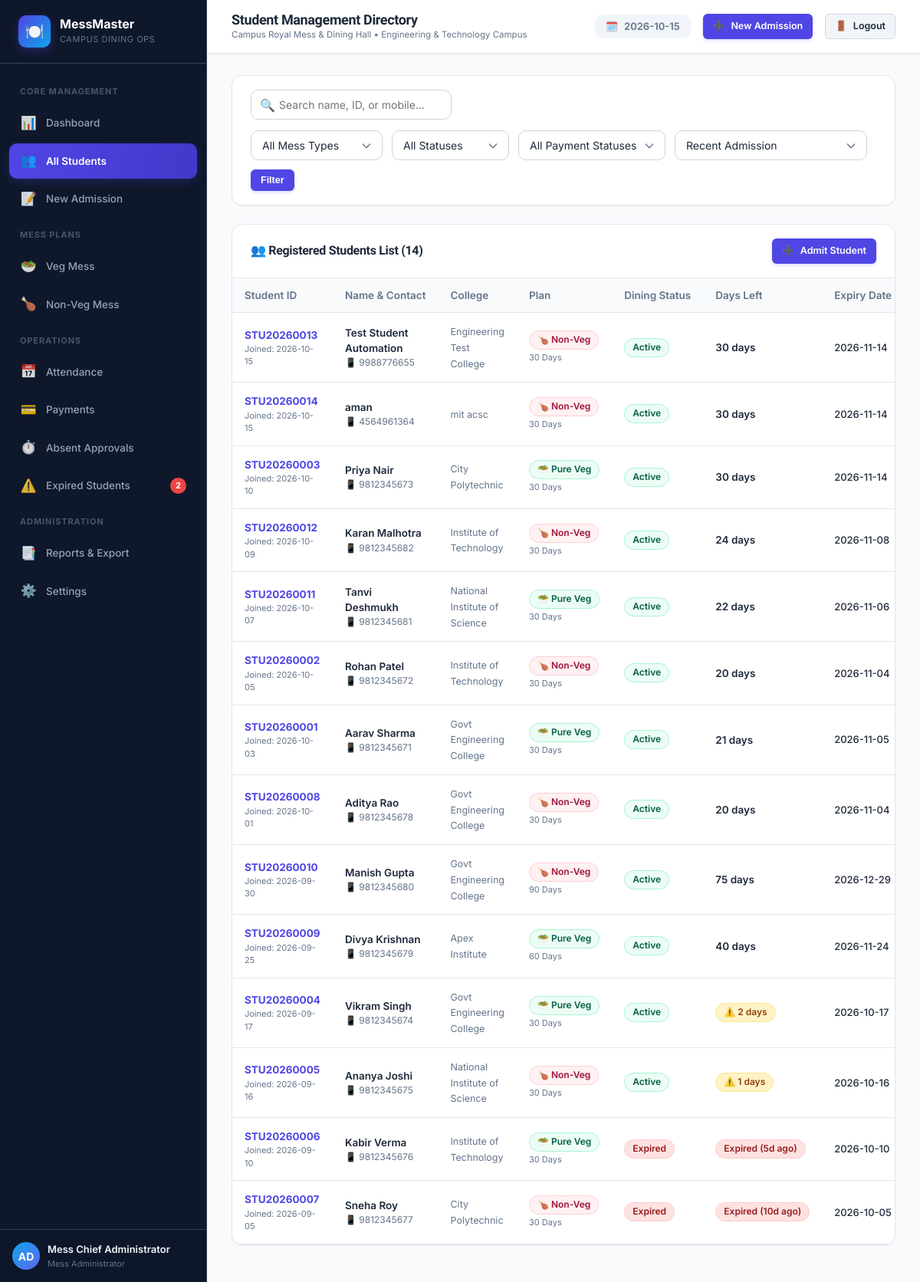
The app's page /students (signed in) with its own data.
### tables this page shows
CREATE TABLE users (
            id INTEGER PRIMARY KEY AUTOINCREMENT,
            username TEXT UNIQUE NOT NULL,
            password_hash TEXT NOT NULL,
            full_name TEXT NOT NULL,
            role TEXT DEFAULT 'admin',
            created_at DATETIME DEFAULT CURRENT_TIMESTAMP
        );

CREATE TABLE settings (
            id INTEGER PRIMARY KEY AUTOINCREMENT,
            key TEXT UNIQUE NOT NULL,
            value TEXT NOT NULL,
            description TEXT
        );

CREATE TABLE mess_plans (
            id INTEGER PRIMARY KEY AUTOINCREMENT,
            student_id TEXT NOT NULL,
            plan_duration_days INTEGER NOT NULL,
            start_date DATE NOT NULL,
            original_expiry_date DATE NOT NULL,
            current_expiry_date DATE NOT NULL,
            total_extension_days INTEGER DEFAULT 0,
            mess_type TEXT NOT NULL CHECK(mess_type IN ('Veg', 'Non-Veg')),
            total_fee REAL NOT NULL,
            status TEXT NOT NULL DEFAULT 'Active' CHECK(status IN ('Active', 'Expired', 'Renewed')),
            is_current INTEGER NOT NULL DEFAULT 1,
            created_at DATETIME DEFAULT CURRENT_TIMESTAMP,
            FOREIGN KEY (student_id) REFERENCES students(student_id) ON DELETE CASCADE
        );

CREATE TABLE students (
            id INTEGER PRIMARY KEY AUTOINCREMENT,
            student_id TEXT UNIQUE NOT NULL,
            full_name TEXT NOT NULL,
            mobile TEXT UNIQUE NOT NULL,
            college_name TEXT NOT NULL,
            mess_type TEXT NOT NULL CHECK(mess_type IN ('Veg', 'Non-Veg')),
            status TEXT NOT NULL DEFAULT 'Active' CHECK(status IN ('Active', 'Expired', 'Deactivated')),
            admission_date DATE NOT NULL,
            created_at DATETIME DEFAULT CURRENT_TIMESTAMP,
            updated_at DATETIME DEFAULT CURRENT_TIMESTAMP
        );

### app.py (the view)
@app.route('/students')
@login_required
def students():
    database.update_all_mess_expiries()
    conn = database.get_db_connection()
    search = request.args.get('search', '').strip()
    mess_filter = request.args.get('mess_type', 'all')
    status_filter = request.args.get('status', 'all')
    payment_filter = request.args.get('payment_status', 'all')
    sort_by = request.args.get('sort_by', 'admission_date_desc')
    query = """
        SELECT s.id, s.student_id, s.full_name, s.mobile, s.college_name, s.mess_type, s.status, s.admission_date,
               p.id as plan_id, p.plan_duration_days, p.start_date, p.current_expiry_date, p.total_fee, p.total_extension_days,
               COALESCE((SELECT SUM(amount) FROM payments WHERE student_id = s.student_id), 0) as total_paid,
               (p.total_fee - COALESCE((SELECT SUM(amount) FROM payments WHERE student_id = s.student_id), 0)) as balance,
               (julianday(p.current_expiry_date) - julianday(date('now'))) as remaining_days
        FROM students s
        LEFT JOIN mess_plans p ON s.student_id = p.student_id AND p.is_current = 1
        WHERE 1=1
    """
    params = []
    if search:
        query += " AND (s.student_id LIKE ? OR s.full_name LIKE ? OR s.mobile LIKE ? OR s.college_name LIKE ?)"
        like_term = f"%{search}%"
        params.extend([like_term, like_term, like_term, like_term])
    if mess_filter in ('Veg', 'Non-Veg'):
        query += " AND s.mess_type = ?"
        params.append(mess_filter)
    if status_filter in ('Active', 'Expired', 'Deactivated'):
        query += " AND s.status = ?"
        params.append(status_filter)
    if sort_by == 'name_asc':
        query += " ORDER BY s.full_name ASC"
    elif sort_by == 'id_asc':
        query += " ORDER BY s.student_id ASC"
    elif sort_by == 'remaining_days_asc':
        query += " ORDER BY remaining_days ASC"
    elif sort_by == 'balance_desc':
        query += " ORDER BY balance DESC"
    else:
        query += " ORDER BY s.admission_date DESC"
    all_records = conn.execute(query, params).fetchall()
    filtered_list = []
    for r in all_records:
        bal = r['balance'] if r['balance'] is not None else 0
        paid = r['total_paid']
        fee = r['total_fee'] if r['total_fee'] is not None else 0
        if bal <= 0 and paid > 0:
            p_status = 'Paid'
        elif paid > 0 and bal > 0:
            p_status = 'Partially Paid'
        else:
            p_status = 'Pending'
        if payment_filter == 'Paid' and p_status != 'Paid':
            continue
        if payment_filter == 'Partially Paid' and p_status != 'Partially Paid':
            continue
        if payment_filter == 'Pending' and p_status != 'Pending':
            continue
        item = dict(r)
        item['payment_status'] = p_status
        filtered_list.append(item)
    conn.close()
    return render_template('students.html',
        students=filtered_list,
        search=search,
        mess_filter=mess_filter,
        status_filter=status_filter,
        payment_filter=payment_filter,
        sort_by=sort_by
    )

### app.py (called while the page is built)
def login_required(f):
    @wraps(f)
    def decorated_function(*args, **kwargs):
        if 'user_id' not in session:
            flash("Please sign in to access the Mess Management System.", "warning")
            return redirect(url_for('login', next=request.url))
        return f(*args, **kwargs)
    return decorated_function

### database.py (called while the page is built, shortened)
def get_db_path():
    return DEFAULT_DB_PATH

def get_db_connection():
    db_file = get_db_path()
    try:
        os.makedirs(os.path.dirname(db_file), exist_ok=True)
    except OSError:
        pass
    conn = sqlite3.connect(db_file)
    conn.row_factory = sqlite3.Row
    conn.execute("PRAGMA foreign_keys = ON;")
    return conn

def get_setting(key, default_value=''):
    conn = get_db_connection()
    row = conn.execute("SELECT value FROM settings WHERE key = ?", (key,)).fetchone()
    conn.close()
    return row['value'] if row else default_value

### templates/students.html (shortened to what this page needs)
{% extends "base.html" %}
{% block page_title %}Student Management Directory{% endblock %}
{% block content %}
<div class="panel" style="margin-bottom: 24px;">
  <div class="panel-body" style="padding: 18px 24px;">
    <form method="GET" action="{{ url_for('students') }}">
      <div class="toolbar" style="margin-bottom: 0;">
        <div class="search-box">
          <span class="search-icon">🔍</span>
          <input type="text" class="form-control" name="search" value="{{ search }}" placeholder="Search name, ID, or mobile...">
        </div>
        <div class="filter-group">
          <select name="mess_type" class="form-control form-select" style="width: auto;" onchange="this.form.submit()">
            <option value="all" {% if mess_filter == 'all' %}selected{% endif %}>All Mess Types</option>
          </select>
          <select name="status" class="form-control form-select" style="width: auto;" onchange="this.form.submit()">
            <option value="all" {% if status_filter == 'all' %}selected{% endif %}>All Statuses</option>
          </select>
          <select name="payment_status" class="form-control form-select" style="width: auto;" onchange="this.form.submit()">
            <option value="all" {% if payment_filter == 'all' %}selected{% endif %}>All Payment Statuses</option>
          </select>
          <select name="sort_by" class="form-control form-select" style="width: auto;" onchange="this.form.submit()">
            <option value="admission_date_desc" {% if sort_by == 'admission_date_desc' %}selected{% endif %}>Recent Admission</option>
          </select>
          <button type="submit" class="btn btn-primary btn-sm">Filter</button>
        </div>
      </div>
    </form>
  </div>
</div>
<div class="panel">
  <div class="panel-header">
    <h3 class="panel-title">👥 Registered Students List ({{ students|length }})</h3>
    <a href="{{ url_for('admission') }}" class="btn btn-primary btn-sm">
      <span>➕</span> Admit Student
    </a>
  </div>
  <div class="panel-body" style="padding: 0;">
    <div class="table-responsive">
      <table class="data-table">
        <thead>
          <tr>
            <th>Student ID</th>
            <th>Name & Contact</th>
            <th>College</th>
            <th>Plan</th>
            <th>Dining Status</th>
            <th>Days Left</th>
            <th>Expiry Date</th>
          </tr>
        </thead>
        <tbody>
          {% if students %}
            {% for s in students %}
              <tr>
                <td>
                  <strong><a href="{{ url_for('student_profile', student_id=s.student_id) }}" style="color: var(--primary);">{{ s.student_id }}</a></strong>
                  <div style="font-size: 11px; color: var(--text-muted);">Joined: {{ s.admission_date }}</div>
                </td>
                <td>
                  <div style="font-weight: 600;">{{ s.full_name }}</div>
                  <div style="font-size: 12px; color: var(--text-muted);">📱 {{ s.mobile }}</div>
                </td>
                <td>
                  <span style="font-size: 12.5px; color: var(--text-muted);">{{ s.college_name }}</span>
                </td>
                <td>
                  <span class="badge {% if s.mess_type == 'Veg' %}badge-veg{% else %}badge-nonveg{% endif %}">
                    {% if s.mess_type == 'Veg' %}🥗 Pure Veg{% else %}🍗 Non-Veg{% endif %}
                  </span>
                  {% if s.plan_duration_days %}
                    <div style="font-size: 11px; color: var(--text-muted); margin-top: 2px;">{{ s.plan_duration_days }} Days</div>
                  {% endif %}
                </td>
                <td>
                  {% if s.status == 'Active' %}
                    <span class="badge badge-active">Active</span>
                  {% elif s.status == 'Expired' %}
                    <span class="badge badge-expired">Expired</span>
                  {% else %}
                    <span class="badge" style="background: #e2e8f0; color: #475569;">Deactivated</span>
                  {% endif %}
                </td>
                <td>
                  {% if s.remaining_days is not none %}
                    {% if s.remaining_days < 0 %}
                      <span class="badge badge-expired">Expired ({{ (s.remaining_days * -1)|int }}d ago)</span>
                    {% elif s.remaining_days <= 3 %}
                      <span class="badge badge-warning">⚠️ {{ s.remaining_days|int }} days</span>
                    {% else %}
                      <span style="font-weight: 600; color: var(--text-main);">{{ s.remaining_days|int }} days</span>
                    {% endif %}
                  {% else %}
                    <span style="color: var(--text-light);">--</span>
                  {% endif %}
                </td>
                <td>
                  <span style="font-size: 13px; font-weight: 500;">{{ s.current_expiry_date or '--' }}</span>
                </td>
              </tr>
            {% endfor %}
          {% else %}
            <tr>
              <td colspan="10" style="text-align: center; padding: 36px; color: var(--text-muted);">
                🔍 No students found matching your criteria. Try adjusting the search or filters.
              </td>
            </tr>
          {% endif %}
        </tbody>
      </table>
    </div>
  </div>
</div>
{% endblock %}

### templates/base.html (shortened to what this page needs)
<!DOCTYPE html>
<html lang="en">
<head>
  <link rel="stylesheet" href="{{ url_for('static', filename='css/style.css') }}">
</head>
<body>
  <div class="app-container">
    <aside class="sidebar" id="appSidebar">
      <div class="sidebar-header">
        <div class="brand-icon">🍽️</div>
        <div class="brand-title">
          <span class="brand-name">MessMaster</span>
          <span class="brand-sub">Campus Dining Ops</span>
        </div>
      </div>
      <nav class="sidebar-nav">
        <div class="nav-section-title">Core Management</div>
        <a href="{{ url_for('dashboard') }}" class="nav-item {% if request.endpoint == 'dashboard' %}active{% endif %}" id="nav-dashboard">
          <div class="nav-item-content">
            <span class="icon">📊</span>
            <span>Dashboard</span>
          </div>
        </a>
        <a href="{{ url_for('students') }}" class="nav-item {% if request.endpoint == 'students' %}active{% endif %}" id="nav-students">
          <div class="nav-item-content">
            <span class="icon">👥</span>
            <span>All Students</span>
          </div>
        </a>
        <a href="{{ url_for('admission') }}" class="nav-item {% if request.endpoint == 'admission' %}active{% endif %}" id="nav-admission">
          <div class="nav-item-content">
            <span class="icon">📝</span>
            <span>New Admission</span>
          </div>
        </a>
        <div class="nav-section-title">Mess Plans</div>
        <a href="{{ url_for('veg_mess') }}" class="nav-item {% if request.endpoint == 'veg_mess' %}active{% endif %}" id="nav-veg">
          <div class="nav-item-content">
            <span class="icon">🥗</span>
            <span>Veg Mess</span>
          </div>
        </a>
        <a href="{{ url_for('nonveg_mess') }}" class="nav-item {% if request.endpoint == 'nonveg_mess' %}active{% endif %}" id="nav-nonveg">
          <div class="nav-item-content">
            <span class="icon">🍗</span>
            <span>Non-Veg Mess</span>
          </div>
        </a>
        <div class="nav-section-title">Operations</div>
        <a href="{{ url_for('attendance') }}" class="nav-item {% if request.endpoint == 'attendance' %}active{% endif %}" id="nav-attendance">
          <div class="nav-item-content">
            <span class="icon">📅</span>
            <span>Attendance</span>
          </div>
        </a>
        <a href="{{ url_for('payments') }}" class="nav-item {% if request.endpoint == 'payments' %}active{% endif %}" id="nav-payments">
          <div class="nav-item-content">
            <span class="icon">💳</span>
            <span>Payments</span>
          </div>
        </a>
        <a href="{{ url_for('absent_approvals') }}" class="nav-item {% if request.endpoint == 'absent_approvals' %}active{% endif %}" id="nav-absent-approvals">
          <div class="nav-item-content">
            <span class="icon">⏱️</span>
            <span>Absent Approvals</span>
          </div>
        </a>
        <a href="{{ url_for('expired_students') }}" class="nav-item {% if request.endpoint == 'expired_students' %}active{% endif %}" id="nav-expired">
          <div class="nav-item-content">
            <span class="icon">⚠️</span>
            <span>Expired Students</span>
          </div>
          {% if badge_expired_count > 0 %}
          <span class="nav-badge danger">{{ badge_expired_count }}</span>
          {% endif %}
        </a>
        <div class="nav-section-title">Administration</div>
        <a href="{{ url_for('reports') }}" class="nav-item {% if request.endpoint == 'reports' %}active{% endif %}" id="nav-reports">
          <div class="nav-item-content">
            <span class="icon">📑</span>
            <span>Reports & Export</span>
          </div>
        </a>
        <a href="{{ url_for('settings') }}" class="nav-item {% if request.endpoint == 'settings' %}active{% endif %}" id="nav-settings">
          <div class="nav-item-content">
            <span class="icon">⚙️</span>
            <span>Settings</span>
          </div>
        </a>
      </nav>
      <div class="sidebar-footer">
        <div class="user-badge">
          <div class="user-avatar">AD</div>
          <div class="user-info">
            <span class="user-name">{{ current_user.full_name if current_user else 'Admin' }}</span>
            <span class="user-role">Mess Administrator</span>
          </div>
        </div>
      </div>
    </aside>
    <div class="main-wrapper">
      <header class="topbar">
        <div class="topbar-left">
          <div class="page-breadcrumb">
            <h1 class="page-title">{% block page_title %}College Mess Management{% endblock %}</h1>
            <span style="font-size: 11.5px; color: var(--text-muted);">{{ mess_name }} &bull; {{ college_name }}</span>
          </div>
        </div>
        <div class="topbar-right">
          <div class="date-indicator">
            <span>🗓️</span>
            <span>{{ today_date }}</span>
          </div>
          <a href="{{ url_for('admission') }}" class="btn btn-primary btn-sm" id="btn-quick-admission">
            <span>➕</span>
            <span>New Admission</span>
          </a>
          <a href="{{ url_for('logout') }}" class="btn btn-secondary btn-sm" title="Sign Out">
            <span>🚪</span>
            <span>Logout</span>
          </a>
        </div>
      </header>
      <main class="content-body">
        {% block content %}{% endblock %}
      </main>
    </div>
  </div>
</body>
</html>

### records on screen
users: full_name "Mess Chief Administrator"
settings: value "Campus Royal Mess & Dining Hall"
settings: value "Engineering & Technology Campus"
mess_plans: student_id "STU20260013", admission_date "2026-10-15", full_name "Test Student Automation", mobile "9988776655", college_name "Engineering Test College", shows "🍗 Non-Veg", plan_duration_days "30", shows "Active", remaining_days "30", current_expiry_date "2026-11-14"
mess_plans: student_id "STU20260014", admission_date "2026-10-15", full_name "aman", mobile "4564961364", college_name "mit acsc", shows "🍗 Non-Veg", plan_duration_days "30", shows "Active", remaining_days "30", current_expiry_date "2026-11-14"
mess_plans: student_id "STU20260003", admission_date "2026-10-10", full_name "Priya Nair", mobile "9812345673", college_name "City Polytechnic", shows "🥗 Pure Veg", plan_duration_days "30", shows "Active", remaining_days "30", current_expiry_date "2026-11-14"
mess_plans: student_id "STU20260012", admission_date "2026-10-09", full_name "Karan Malhotra", mobile "9812345682", college_name "Institute of Technology", shows "🍗 Non-Veg", plan_duration_days "30", shows "Active", remaining_days "24", current_expiry_date "2026-11-08"
mess_plans: student_id "STU20260011", admission_date "2026-10-07", full_name "Tanvi Deshmukh", mobile "9812345681", college_name "National Institute of Science", shows "🥗 Pure Veg", plan_duration_days "30", shows "Active", remaining_days "22", current_expiry_date "2026-11-06"
mess_plans: student_id "STU20260002", admission_date "2026-10-05", full_name "Rohan Patel", mobile "9812345672", college_name "Institute of Technology", shows "🍗 Non-Veg", plan_duration_days "30", shows "Active", remaining_days "20", current_expiry_date "2026-11-04"
mess_plans: student_id "STU20260001", admission_date "2026-10-03", full_name "Aarav Sharma", mobile "9812345671", college_name "Govt Engineering College", shows "🥗 Pure Veg", plan_duration_days "30", shows "Active", remaining_days "21", current_expiry_date "2026-11-05"
mess_plans: student_id "STU20260008", admission_date "2026-10-01", full_name "Aditya Rao", mobile "9812345678", college_name "Govt Engineering College", shows "🍗 Non-Veg", plan_duration_days "30", shows "Active", remaining_days "20", current_expiry_date "2026-11-04"
mess_plans: student_id "STU20260010", admission_date "2026-09-30", full_name "Manish Gupta", mobile "9812345680", college_name "Govt Engineering College", shows "🍗 Non-Veg", plan_duration_days "90", shows "Active", remaining_days "75", current_expiry_date "2026-12-29"
mess_plans: student_id "STU20260009", admission_date "2026-09-25", full_name "Divya Krishnan", mobile "9812345679", college_name "Apex Institute", shows "🥗 Pure Veg", plan_duration_days "60", shows "Active", remaining_days "40", current_expiry_date "2026-11-24"
mess_plans: student_id "STU20260004", admission_date "2026-09-17", full_name "Vikram Singh", mobile "9812345674", college_name "Govt Engineering College", shows "🥗 Pure Veg", plan_duration_days "30", shows "Active", remaining_days "2", current_expiry_date "2026-10-17"
mess_plans: student_id "STU20260005", admission_date "2026-09-16", full_name "Ananya Joshi", mobile "9812345675", college_name "National Institute of Science", shows "🍗 Non-Veg", plan_duration_days "30", shows "Active", remaining_days "1", current_expiry_date "2026-10-16"
mess_plans: student_id "STU20260006", admission_date "2026-09-10", full_name "Kabir Verma", mobile "9812345676", college_name "Institute of Technology", shows "🥗 Pure Veg", plan_duration_days "30", shows "Expired", remaining_days "5", current_expiry_date "2026-10-10"
mess_plans: student_id "STU20260007", admission_date "2026-09-05", full_name "Sneha Roy", mobile "9812345677", college_name "City Polytechnic", shows "🍗 Non-Veg", plan_duration_days "30", shows "Expired", remaining_days "10", current_expiry_date "2026-10-05"

### other values on screen
{{ badge_expired_count }} "2"
{{ students|length }} "14"
